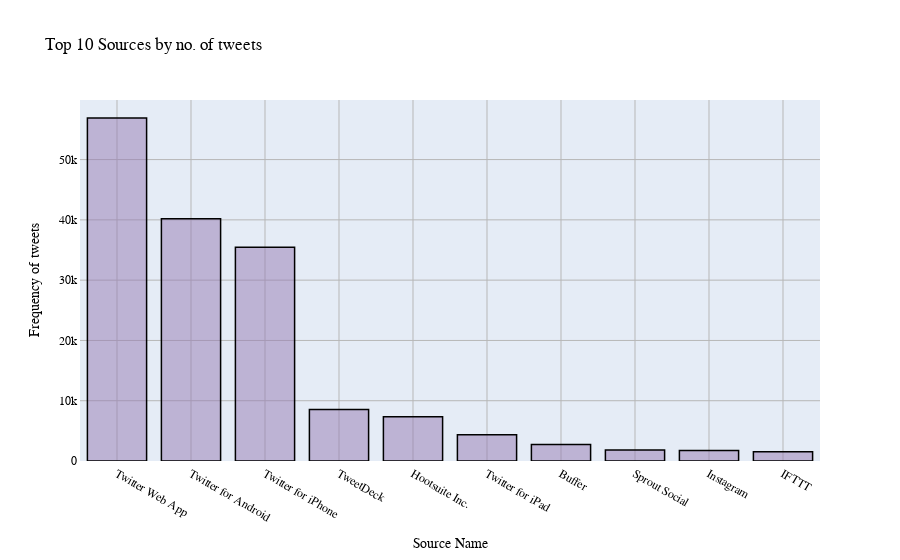

The code cell stored with this chart in its notebook:
### Code cell
# top source
source_analysis = pd.DataFrame(covid_data['source'].value_counts().sort_values(ascending=False))
source_analysis = source_analysis.rename(columns={'source':'count'})

trace = go.Bar(x = source_analysis.index[:10],
              y = source_analysis['count'][:10],
              marker = dict(color='rgba(150, 125, 180, 0.5)',
              line = dict(color='rgb(0,0,0)', width=1.5)))

layout = go.Layout(title="Top 10 Sources by no. of tweets",
                  xaxis=dict(title='Source Name',zeroline= False,
                         gridcolor='rgb(183,183,183)',showline=True),
                  yaxis=dict(title='Frequency of tweets',zeroline= False,
                            gridcolor='rgb(183,183,183)',showline=True),
                  font=dict(family='Courier New, monospace', size=12, color='rgb(0,0,0)')
)
data = [trace]
fig = go.Figure(data = data, layout = layout)
iplot(fig)

### Figure 1 — Plotly figure (JSON) as saved in the notebook; plotly's stock layout.template omitted (floating-point values rounded to 4 significant figures)
{"data": [{"marker": {"color": "rgba(150, 125, 180, 0.5)", "line": {"color": "rgb(0,0,0)", "width": 1.5}}, "x": ["Twitter Web App", "Twitter for Android", "Twitter for iPhone", "TweetDeck", "Hootsuite Inc.", "Twitter for iPad", "Buffer", "Sprout Social", "Instagram", "IFTTT"], "y": [56891, 40179, 35472, 8543, 7321, 4336, 2728, 1833, 1759, 1545], "type": "bar"}], "layout": {"font": {"color": "rgb(0,0,0)", "family": "Courier New, monospace", "size": 12}, "title": {"text": "Top 10 Sources by no. of tweets"}, "xaxis": {"gridcolor": "rgb(183,183,183)", "showline": true, "title": {"text": "Source Name"}, "zeroline": false}, "yaxis": {"gridcolor": "rgb(183,183,183)", "showline": true, "title": {"text": "Frequency of tweets"}, "zeroline": false}}}
